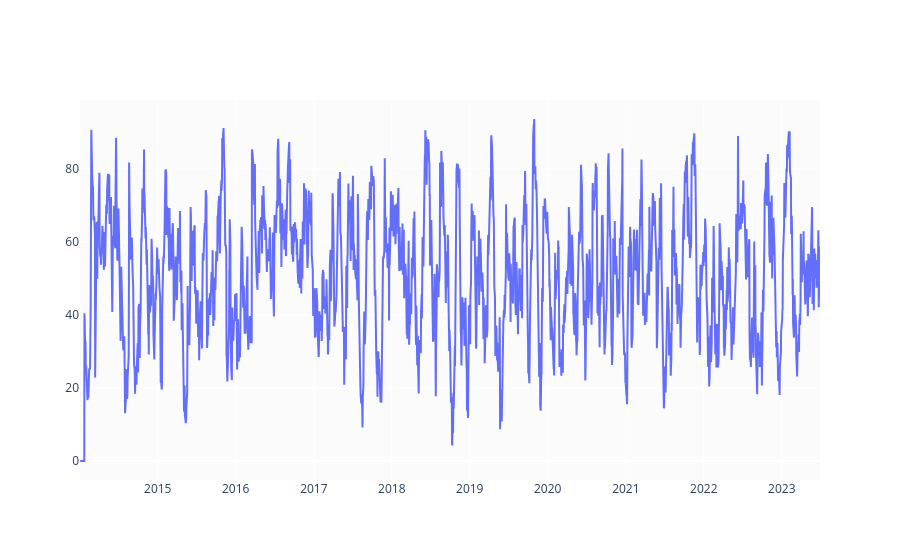

Notebook cell for this chart:
### Code cell
def relative_strength_idx(df, n=14):
    close = df['Close']
    delta = close.diff()
    delta = delta[1:]
    pricesUp = delta.copy()
    pricesDown = delta.copy()
    pricesUp[pricesUp < 0] = 0
    pricesDown[pricesDown > 0] = 0
    rollUp = pricesUp.rolling(n).mean()
    rollDown = pricesDown.abs().rolling(n).mean()
    rs = rollUp / rollDown
    rsi = 100.0 - (100.0 / (1.0 + rs))
    return rsi

df['RSI'] = relative_strength_idx(df).fillna(0)

fig = go.Figure(go.Scatter(x=df.Date, y=df.RSI, name='RSI'))
fig.show()

### Figure 1 — Plotly figure (JSON) as saved in the notebook; plotly's stock layout.template omitted (floating-point values rounded to 4 significant figures; data arrays with more than 128 entries replaced by an {"elided": "..."} marker saying what was removed)
{"data": [{"name": "RSI", "type": "scatter", "x": {"elided": "2389 str values"}, "y": {"elided": "2389 float values"}}], "layout": {}}
